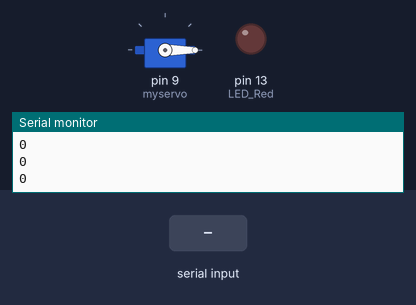
Bench run of a sketch on a simulated Arduino Uno, built with avr-gcc and run on an emulated ATmega328P. Parts: servo, output pins drawn as LEDs (lit = HIGH), the last lines printed to the serial monitor. Inputs (shaded band) come from the test bench.

Above: at 1.2 s.
1.3 s: "1" received over the second serial link
At 2.5 s:
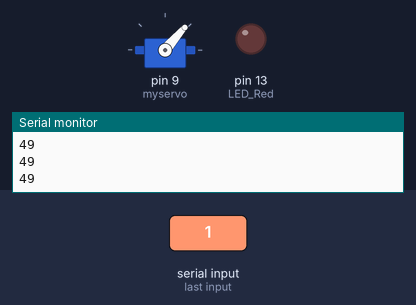
2.8 s: "0" received over the second serial link
At 3.7 s:
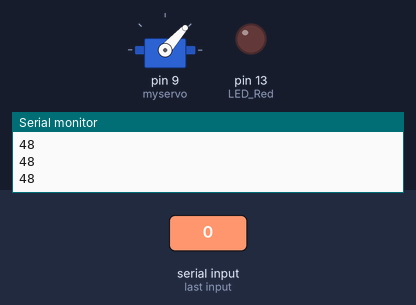
Timing chart, 0 to 5.8 s (numbered marks = the images above; inputs shaded):
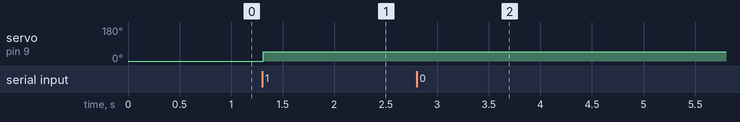

Measured:
- after the input at 1.3 s, servo on pin 9 (myservo): 0° → 49° at once
- after the input at 2.8 s, servo on pin 9 (myservo): 49° → 48° at once

The sketch:

exercise_5.ino
```cpp
#include <Servo.h>
#include <SoftwareSerial.h>
#define BTtx 10
#define BTrx 11
#define LED_Red 13

SoftwareSerial BT(BTtx, BTrx);

Servo myservo;
int pinPoten = A0;
int val;


void setup() {
  BT.begin(9600);
  Serial.begin(9600);
  myservo.attach(9);
  pinMode(LED_Red, OUTPUT);
}

int data = 0;

void loop() {
  if(BT.available() > 0)
    data = BT.read();

  Serial.println(data);
  myservo.write(data);
  delay(20);

  if (data >= 90)
    digitalWrite(LED_Red, HIGH);
  else
    digitalWrite(LED_Red, LOW);
}
```
